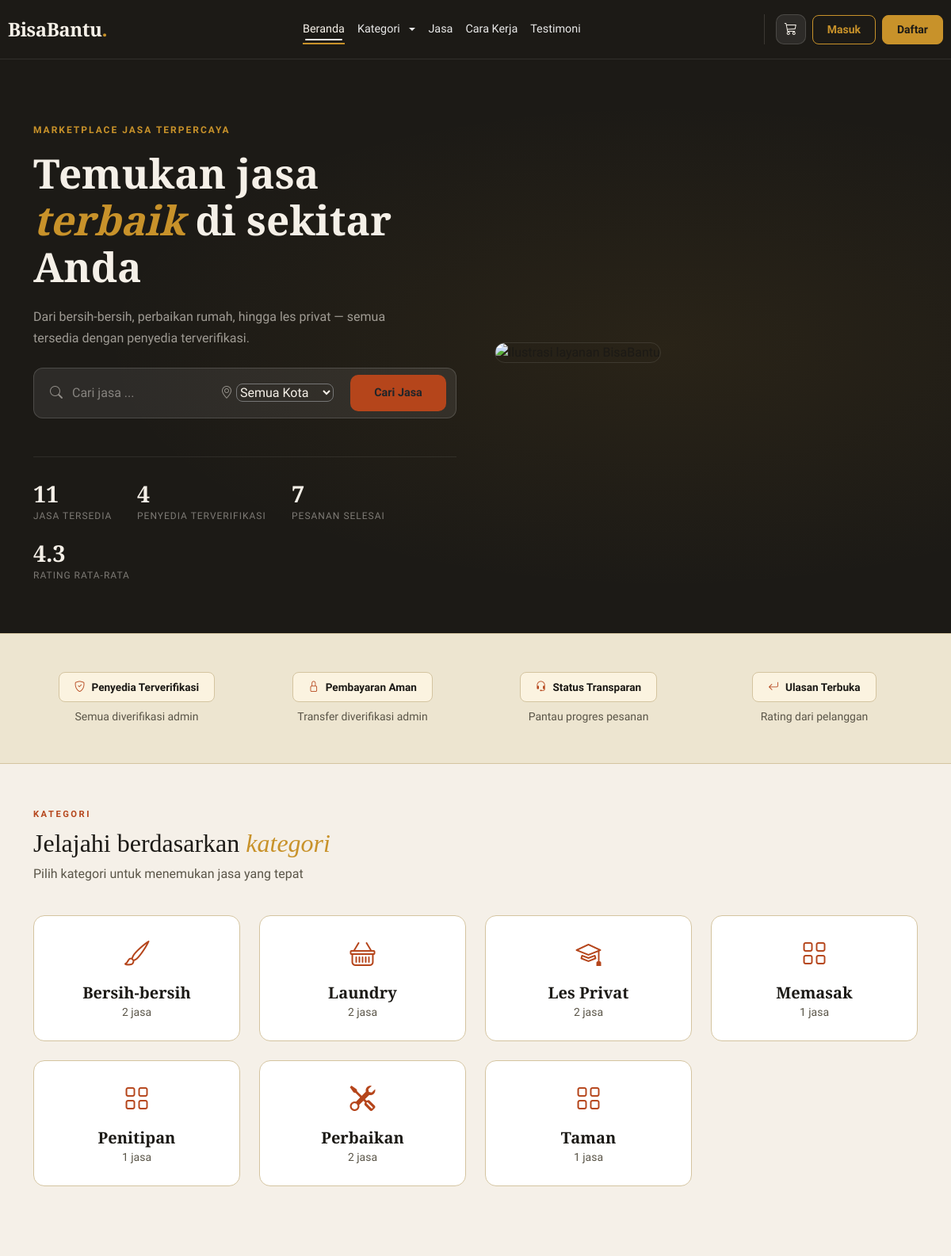
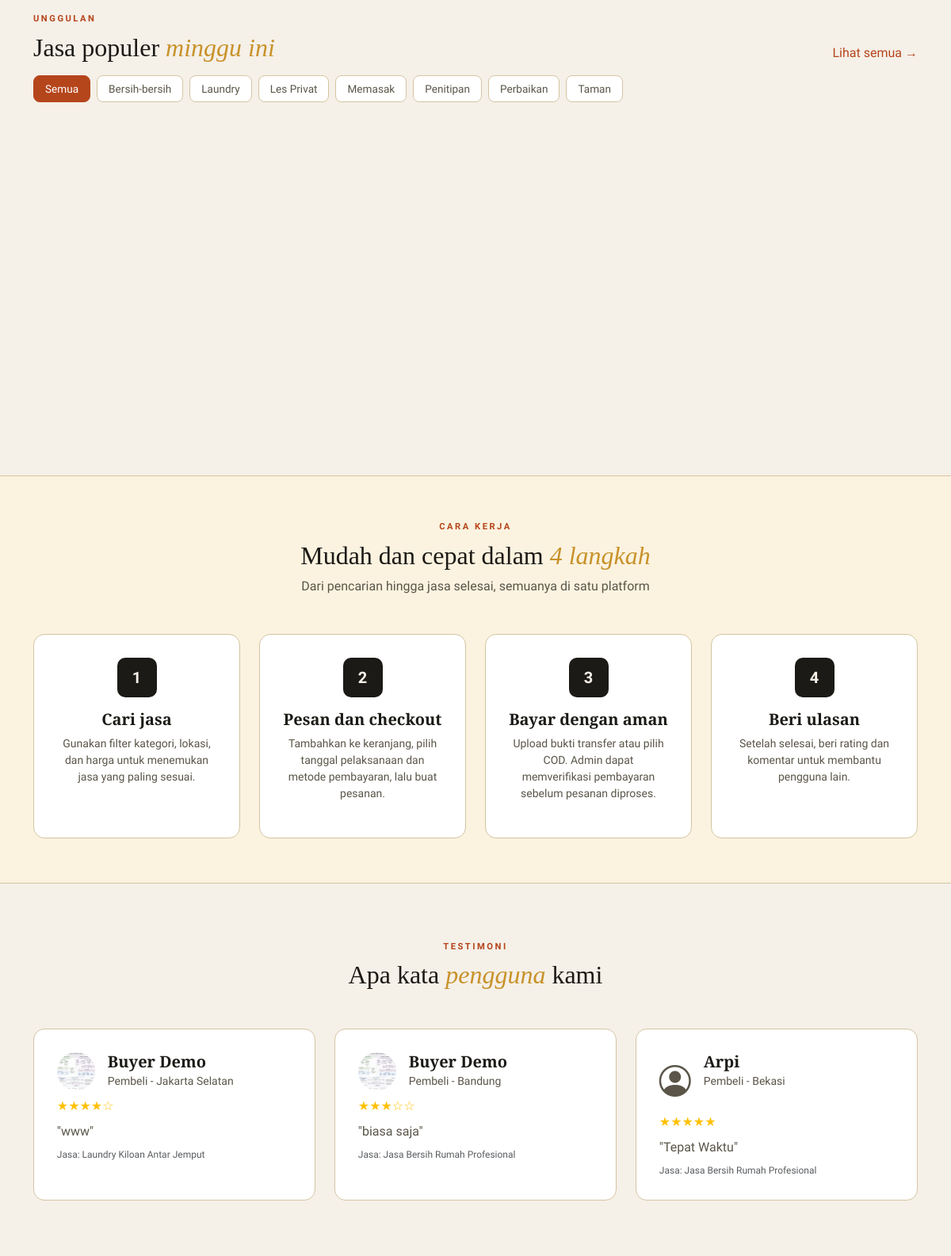
The page / (upper part) on the database its author committed (2 pictures, top to bottom).
### tables this page shows
CREATE TABLE `categories` (
  `id` int NOT NULL AUTO_INCREMENT,
  `name` varchar(50) NOT NULL,
  `description` text,
  `created_at` timestamp NOT NULL DEFAULT CURRENT_TIMESTAMP,
  PRIMARY KEY (`id`)
);

CREATE TABLE `reviews` (
  `id` int NOT NULL AUTO_INCREMENT,
  `service_id` int NOT NULL,
  `order_id` int NOT NULL,
  `user_id` int NOT NULL,
  `rating` tinyint(1) NOT NULL,
  `comment` text,
  `image` varchar(255) DEFAULT NULL,
  `created_at` timestamp NOT NULL DEFAULT CURRENT_TIMESTAMP,
  PRIMARY KEY (`id`),
  UNIQUE KEY `order_id` (`order_id`),
  KEY `service_id` (`service_id`),
  KEY `user_id` (`user_id`),
  CONSTRAINT `reviews_ibfk_1` FOREIGN KEY (`service_id`) REFERENCES `services` (`id`) ON DELETE CASCADE,
  CONSTRAINT `reviews_ibfk_2` FOREIGN KEY (`order_id`) REFERENCES `orders` (`id`) ON DELETE CASCADE,
  CONSTRAINT `reviews_ibfk_3` FOREIGN KEY (`user_id`) REFERENCES `users` (`id`) ON DELETE CASCADE,
  CONSTRAINT `reviews_chk_1` CHECK ((`rating` between 1 and 5))
);

CREATE TABLE `users` (
  `id` int NOT NULL AUTO_INCREMENT,
  `name` varchar(100) NOT NULL,
  `email` varchar(100) NOT NULL,
  `password` varchar(255) NOT NULL,
  `role` enum('buyer','provider','admin') NOT NULL,
  `is_verified` tinyint(1) DEFAULT '0',
  `phone` varchar(20) DEFAULT NULL,
  `address` text,
  `remember_token` varchar(255) DEFAULT NULL,
  `profile_photo` varchar(255) DEFAULT NULL,
  `created_at` timestamp NOT NULL DEFAULT CURRENT_TIMESTAMP,
  `updated_at` timestamp NOT NULL DEFAULT CURRENT_TIMESTAMP ON UPDATE CURRENT_TIMESTAMP,
  PRIMARY KEY (`id`),
  UNIQUE KEY `email` (`email`)
);

CREATE TABLE `services` (
  `id` int NOT NULL AUTO_INCREMENT,
  `provider_id` int NOT NULL,
  `category_id` int NOT NULL,
  `title` varchar(200) NOT NULL,
  `description` text NOT NULL,
  `price` decimal(12,2) NOT NULL,
  `price_unit` varchar(20) DEFAULT 'per unit',
  `estimated_duration` varchar(50) DEFAULT NULL,
  `location` varchar(255) NOT NULL,
  `image` varchar(255) DEFAULT NULL,
  `is_active` tinyint(1) DEFAULT '1',
  `created_at` timestamp NOT NULL DEFAULT CURRENT_TIMESTAMP,
  `updated_at` timestamp NOT NULL DEFAULT CURRENT_TIMESTAMP ON UPDATE CURRENT_TIMESTAMP,
  PRIMARY KEY (`id`),
  KEY `provider_id` (`provider_id`),
  KEY `category_id` (`category_id`),
  CONSTRAINT `services_ibfk_1` FOREIGN KEY (`provider_id`) REFERENCES `users` (`id`) ON DELETE CASCADE,
  CONSTRAINT `services_ibfk_2` FOREIGN KEY (`category_id`) REFERENCES `categories` (`id`) ON DELETE RESTRICT
);

### src/views/public/home.php (the view, shortened to what the rows shown need)
<?php
require_once __DIR__ . '/../../models/CategoryModel.php';
require_once __DIR__ . '/../../models/ReviewModel.php';
$categoryModel = new CategoryModel($pdo);
$reviewModel = new ReviewModel($pdo);
$homeCategories = $categoryModel->getAllWithServiceCount();
$homeReviews = $reviewModel->getRecentReviews(3);
?>
<section class="hero" id="beranda">
    <div class="container">
        <div class="row align-items-center g-5">
            <div class="col-lg-6">
                <h1 class="hero-title">Temukan jasa <em>terbaik</em> di sekitar Anda</h1>
            </div>
        </div>
    </div>
</section>
<section class="container my-5 py-2" id="kategori">
    <h2 class="section-title">Jelajahi berdasarkan <em>kategori</em></h2>
    <div class="row g-4 mt-3">
        <?php foreach ($homeCategories as $category): ?>
            <?php $categorySlug = slugify($category['name']); ?>
            <div class="col-6 col-md-3">
                <div class="category-card" data-category="<?= e($categorySlug) ?>" data-services-url="<?= e(base_url('index.php?page=services&category=' . rawurlencode($categorySlug))) ?>">
                    <div class="category-icon"><i class="bi <?= e(category_icon($category['name'])) ?>"></i></div>
                    <h5 class="mb-0"><?= e($category['name']) ?></h5>
                    <small class="section-sub"><?= (int) $category['service_count'] ?> jasa</small>
                </div>
            </div>
        <?php endforeach; ?>
    </div>
</section>
<section class="container my-5" id="layanan-jasa">
    <div class="d-flex justify-content-between align-items-end flex-wrap gap-2">
        <div>
            <h2 class="section-title">Jasa populer <em>minggu ini</em></h2>
        </div>
    </div>
    <div class="mt-3 mb-4 filter-pills d-flex flex-wrap gap-2" role="group" aria-label="Filter kategori jasa">
        <button type="button" class="filter-pill active" data-filter="semua" aria-pressed="true">Semua</button>
        <?php foreach ($homeCategories as $category): ?>
            <button type="button" class="filter-pill" data-filter="<?= e(slugify($category['name'])) ?>" aria-pressed="false"><?= e($category['name']) ?></button>
        <?php endforeach; ?>
    </div>
</section>
<section class="section-steps py-5" id="cara-kerja">
    <div class="container my-2">
        <div class="text-center mb-5">
            <h2 class="section-title">Mudah dan cepat dalam <em>4 langkah</em></h2>
        </div>
    </div>
</section>
<section class="container my-5 py-4" id="testimoni">
    <div class="text-center mb-5">
        <h2 class="section-title">Apa kata <em>pengguna</em> kami</h2>
    </div>
    <div class="row g-4">
        <?php if (!empty($homeReviews)): ?>
            <?php foreach ($homeReviews as $review): ?>
                <?php
                $reviewerRole = $review['reviewer_role'] === 'provider' ? 'Penyedia Jasa' : 'Pembeli';
                $address = trim($review['reviewer_address'] ?? '');
                if ($address === '') {
                    $address = trim($review['service_location'] ?? 'Indonesia');
                }
                $city = 'Indonesia';
                if ($address !== '') {
                    $parts = explode(',', $address);
                    $city = trim(end($parts));
                }
                $roleLocation = $reviewerRole . ' - ' . $city;
                $profilePhoto = $review['reviewer_photo'] ? base_url($review['reviewer_photo']) : null;
                ?>
                <div class="col-md-4">
                    <div class="testimonial-card">
                        <div class="d-flex gap-3 mb-2">
                            <?php if ($profilePhoto && is_file(__DIR__ . '/../../../' . ltrim($review['reviewer_photo'], '/'))): ?>
                                <img src="<?= e($profilePhoto) ?>" alt="<?= e($review['reviewer_name']) ?>" class="rounded-circle" style="width: 48px; height: 48px; object-fit: cover;">
                            <?php else: ?>
                                <i class="bi bi-person-circle fs-1 section-sub"></i>
                            <?php endif; ?>
                            <div>
                                <h5 class="mb-0"><?= e($review['reviewer_name']) ?></h5>
                                <small class="section-sub"><?= e($roleLocation) ?></small>
                            </div>
                        </div>
                        <div class="rating mb-2" style="color: #ffc107;">
                            <?php
                            $stars = (int)$review['rating'];
                            for ($i = 1; $i <= 5; $i++) {
                                echo $i <= $stars ? '★' : '☆';
                            }
                            ?>
                        </div>
                        <p class="section-sub mb-0">"<?= e($review['comment']) ?>"</p>
                        <?php if ($review['service_title']): ?>
                            <small class="text-muted d-block mt-2" style="font-size: 0.75rem;">Jasa: <?= e($review['service_title']) ?></small>
                        <?php endif; ?>
                    </div>
                </div>
            <?php endforeach; ?>
        <?php endif; ?>
    </div>
</section>

### rows shown on the page
categories: name "Bersih-bersih", service_count "2"
categories: name "Laundry", service_count "2"
categories: name "Les Privat", service_count "2"
categories: name "Memasak", service_count "1"
categories: name "Penitipan", service_count "1"
categories: name "Perbaikan", service_count "2"
categories: name "Taman", service_count "1"
reviews: user.profile_photo (picture), user.name "Buyer Demo", user.role "Pembeli - Jakarta Selatan", rating 4 (drawn), comment "www", service.title "Laundry Kiloan Antar Jemput"
reviews: user.profile_photo (picture), user.name "Buyer Demo", user.role "Pembeli - Bandung", rating 3 (drawn), comment "biasa saja", service.title "Jasa Bersih Rumah Profesional"
reviews: user.name "Arpi", user.role "Pembeli - Bekasi", comment "Tepat Waktu", service.title "Jasa Bersih Rumah Profesional"

### other values the page prints
$activeServiceCount "11"
$verifiedProviderCount "4"
$completedOrderCount "7"
$avgRating "4.3"
